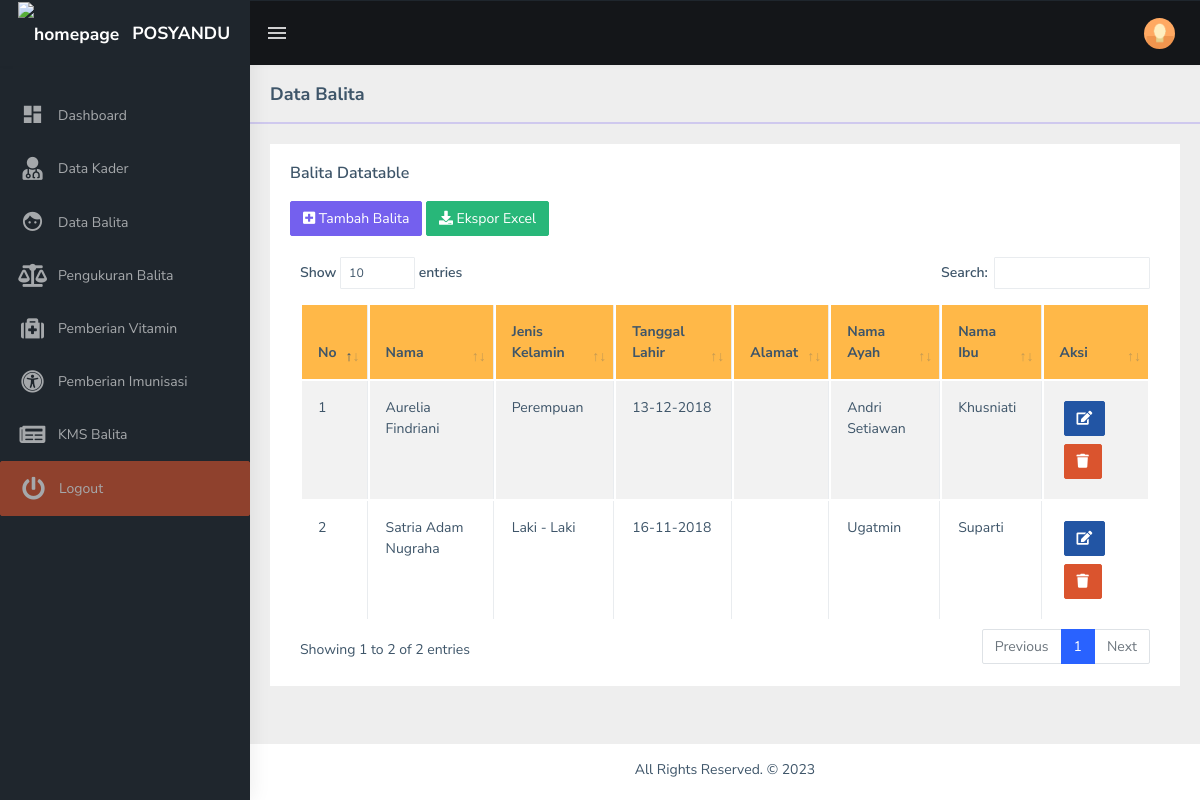
The page /kader/data-balita.php (signed in) on the database its author committed.
### tables this page shows
CREATE TABLE `balita` (
  `id` int(11) NOT NULL,
  `nama` varchar(250) NOT NULL,
  `jenis_kelamin` varchar(250) NOT NULL,
  `tanggal_lahir` date NOT NULL,
  `alamat` varchar(500) DEFAULT NULL,
  `nama_ayah` varchar(250) NOT NULL,
  `nama_ibu` varchar(250) NOT NULL,
  `created_at` datetime NOT NULL,
  `updated_at` timestamp NOT NULL DEFAULT current_timestamp() ON UPDATE current_timestamp(),
  `deleted_at` datetime DEFAULT NULL
);

### kader/data-balita.php (the view, shortened to what this page needs)
<?php include('template/header.php') ?>
<?php include('template/aside.php') ?>
  <div class="page-breadcrumb">
    <div class="row">
      <div class="col-12 d-flex no-block align-items-center">
        <h4 class="page-title">Data Balita</h4>
      </div>
    </div>
  </div>
  <hr class="border-primary border" style="margin-bottom: 0">
  <div class="container-fluid">
    <div class="card">
      <div class="card-body">
        <h5 class="card-title">Balita Datatable</h5>
        <button class="mt-2 btn btn-primary" data-bs-toggle="modal" data-bs-target="#adddata">
          <i class="fas fa-plus-square"></i> Tambah Balita
        </button>
        <a class="mt-2 btn btn-success text-white" target="__blank" href="../function/export-excel.php?export-balita=1">
          <i class="fas fa-download"></i> Ekspor Excel
        </a><br><br>
        <div class="table-responsive">
          <table id="zero_config" class="table table-striped table-bordered">
            <thead>
              <tr class="bg-warning">
                <th><b>No</b></th>
                <th><b>Nama</b></th>
                <th><b>Jenis Kelamin</b></th>
                <th><b>Tanggal Lahir</b></th>
                <th><b>Alamat</b></th>
                <th><b>Nama Ayah</b></th>
                <th><b>Nama Ibu</b></th>
                <th><b>Aksi</b></th>
              </tr>
            </thead>
            <tbody>
              <?php $no = 1; while($blt = mysqli_fetch_assoc($balita)){ ?>
              <tr>
                <td><?= $no++ ?></td>
                <td><?= $blt['nama'] ?></td>
                <td><?= $blt['jenis_kelamin'] ?></td>
                <td><?= date('d-m-Y', strtotime($blt['tanggal_lahir'])) ?></td>
                <td><?= $blt['alamat'] ?></td>
                <td><?= $blt['nama_ayah'] ?></td>
                <td><?= $blt['nama_ibu'] ?></td>
                <td>
                  <button class="btn m-1 btn-info" onclick="viewData(<?= $blt['id'] ?>)"><i class="fas fa-edit"></i></button>
                  <button class="btn btn-danger m-1" onclick="deleteData(<?= $blt['id'] ?>)"><i class="fas fa-trash"></i></button>
                </td>
              </tr>
              <?php } ?>
            </tbody>
          </table>
        </div>
      </div>
    </div>
  </div>
<?php include ('template/script.php'); ?>
<?php include('template/footer.php'); ?>

### rows shown on the page
balita: nama "Aurelia Findriani", jenis_kelamin "Perempuan", tanggal_lahir "13-12-2018", nama_ayah "Andri Setiawan", nama_ibu "Khusniati"
balita: nama "Satria Adam Nugraha", jenis_kelamin "Laki - Laki", tanggal_lahir "16-11-2018", nama_ayah "Ugatmin", nama_ibu "Suparti"
